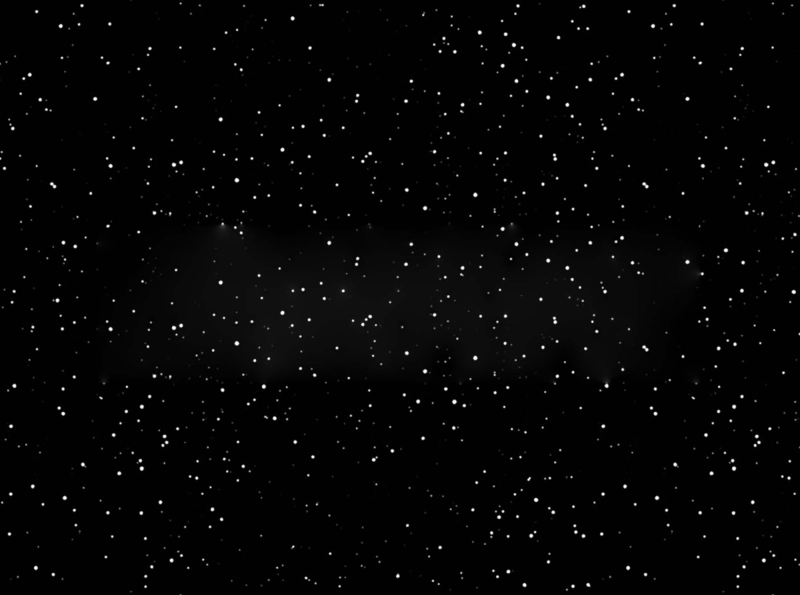
%> input picture TargetFinder/stars.jpg, 1600 x 1190 px (shown at 1/2 size)
$ octave TargetFinder_main.m   (GNU Octave 9; MATLAB toolbox functions it lacks are replaced by stand-ins)
%> lines starting %> are read from the running program, lines starting %| are printed output that depends on the picture; in (x1, y1, x2, y2) boxes, pixels count from 0 and x2, y2 are one past the last pixel; in counts of white or black regions, pixels touching at a corner belong together; the program's own positions count from 1
### TargetFinder/generate_photos_withT.m
function [photoA,photoB,Tcoord_sky,Tcoord_real] = generate_photos_withT(sky,l,xA,yA,xB,yB,I_A,I_B,size_A,size_B)

% photoA
photoA = sky(yA:yA+l-1, xA:xA+l-1);

% photoB
photoB = sky(yB:yB+l-1, xB:xB+l-1);

% Add the reflection of the satellite -------------------------------------
% generate image of the satellite reflection
T_photo_A = zeros(21,21);
T_photo_A(11-round(size_A/2):11+round(size_A/2),11-round(size_A/2):11+round(size_A/2)) = I_A;
T_photo_A = conv2(T_photo_A,fspecial('gaussian', round(15),1),'same');

T_photo_B = zeros(21,21);
T_photo_B(11-round(size_B/2):11+round(size_B/2),11-round(size_B/2):11+round(size_B/2)) = I_B;
T_photo_B = conv2(T_photo_B,fspecial('gaussian', round(15),1),'same');

% add target to random position
frame = 20;     %the target will not appear in the extreme edge of the photo
Tcoord_sky.xA = randi([max(xA,xB)+frame, min(xA,xB)+l-frame]);
Tcoord_sky.yA = randi([max(yA,yB)+frame, min(yA,yB)+l-frame]);
Tcoord_sky.xB = randi([max(xA,xB)+frame, min(xA,xB)+l-frame]);
Tcoord_sky.yB = randi([max(yA,yB)+frame, min(yA,yB)+l-frame]);

% coordinates of the target in the photos coordinate system
Tcoord_real.xA = Tcoord_sky.xA-xA;
Tcoord_real.yA = Tcoord_sky.yA-yA;
Tcoord_real.xB = Tcoord_sky.xB-xB;
Tcoord_real.yB = Tcoord_sky.yB-yB;

% add Target reflection
photoA(Tcoord_real.yA-10:Tcoord_real.yA+10,Tcoord_real.xA-10:Tcoord_real.xA+10) = photoA(Tcoord_real.yA-10:Tcoord_real.yA+10,Tcoord_real.xA-10:Tcoord_real.xA+10) + T_photo_A;
photoB(Tcoord_real.yB-10:Tcoord_real.yB+10,Tcoord_real.xB-10:Tcoord_real.xB+10) = photoB(Tcoord_real.yB-10:Tcoord_real.yB+10,Tcoord_real.xB-10:Tcoord_real.xB+10) + T_photo_B;


end

### TargetFinder/TargetFinder.m
function [result,Tcoord,plots] = TargetFinder(photoA,photoB)


% Set variables -----------------------------------------------------------
% set preprocessing variables
set_prepro.thres = 0.4;    % threshold filter
set_prepro.med = 3;        % dimension of the median filter
% set the dimension of the filter
conv_len = size(photoA,1);
%--------------------------------------------------------------------------

% pre processing
[photoA,photoB] = prepro(photoA,photoB,set_prepro);


% correlation
[corr_mat] = correlate_photos(photoA,photoB,conv_len);


% find relative coordinates between the two images
[x0,y0] = find_imagecoord(corr_mat, conv_len);

% compute target coordinate in the two photos
[Tcoord,result,diff_cropped] = find_Tcoord(x0,y0,photoA,photoB);

plots.corr_mat = corr_mat;
plots.diff_cropped = diff_cropped;


end

### TargetFinder/TargetFinder_main.m
%% clear
clear all
close all

showplot = 1;
%% [ Generate two photos of the sky with the target's reflection ]

% Upload sky image --------------------------------------------------------
sky_switch = 0;     % 0: uploaded photo of the sky
                    % 1: random generated synthetic photo of the sky

if sky_switch == 0
    sky = rgb2gray(imread('stars.jpg'));    % convert in grey
%> sky: size 1190x1600 uint8; min 0, max 255, mean 4.9
    sky = im2double(sky);                   % resize between [0,1]
%> sky: size 1190x1600 double
end

if sky_switch == 1
    hsize = 20;
    sigma = 3;
    [sky] = synthetic_sky(hsize, sigma);
end


% Generate photos with Target----------------------------------------------
% FoV
l = 480;                % px dimension of the photo
xA = 200;   yA = 250;   % top-left coordinate of the first photo
xB = 150;   yB = 300;   % top-left coordinate of the second photo
I_A = 1;    I_B = 1;    % intensity of the Target reflection
size_A = 5; size_B = 3; % dimension of the Target reflection [px]

[photoA,photoB,Tcoord_sky,Tcoord_real] = generate_photos_withT(sky,l,xA,yA,xB,yB,I_A,I_B,size_A,size_B);
%> in generate_photos_withT, `photoA = sky(yA:yA+l-1, xA:xA+l-1);`:
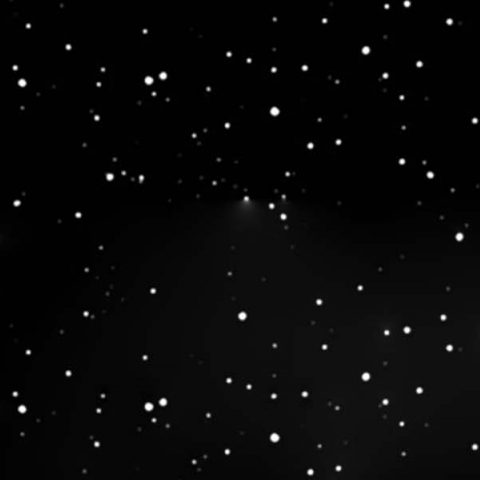
%> photoA: size 480x480 double; min 0, max 1, mean 0.032
%> in generate_photos_withT, `photoB = sky(yB:yB+l-1, xB:xB+l-1);`:
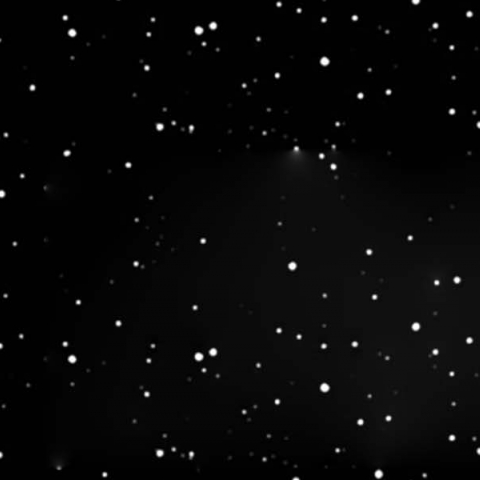
%> photoB: size 480x480 double; min 0, max 1, mean 0.0308
%> in generate_photos_withT, `photoA(Tcoord_real.yA-10:Tcoord_real.yA+10,Tcoord_real.xA-10:Tcoord_re..`: photoA: size 480x480 double; 0.19% of pixels changed, all inside (x1, y1, x2, y2) = (339, 223, 360, 244)
%> in generate_photos_withT, `photoB(Tcoord_real.yB-10:Tcoord_real.yB+10,Tcoord_real.xB-10:Tcoord_re..`: photoB: size 480x480 double; 0.15% of pixels changed, all inside (x1, y1, x2, y2) = (259, 316, 278, 335)
%> Tcoord_sky = {xA 550, yA 484, xB 419, yB 626}; Tcoord_real = {xA 350, yA 234, xB 269, yB 326}


%% [ Target search ]

% Target Search algorithm--------------------------------------------------
[result,Tcoord,plots] = TargetFinder(photoA,photoB);
%> the run ends on the next line
